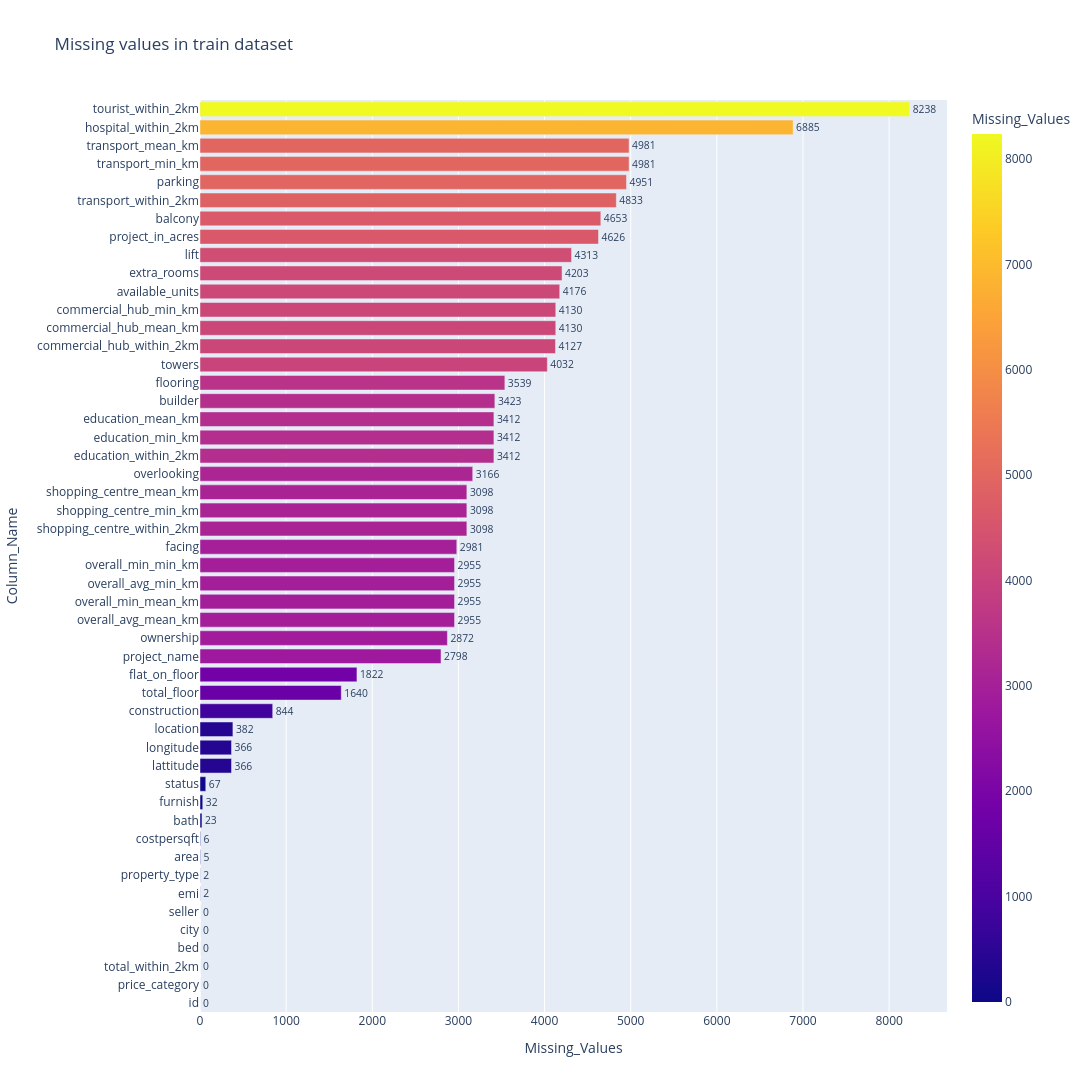

Notebook code cell kept with this figure:
### Code cell
fig = px.bar(temp_X_train.sort_values(by='Missing_Values'),x='Missing_Values',y='Column_Name',
             orientation='h',height=1500,width=1100,color='Missing_Values',text='Missing_Values',title='Missing values in train dataset')
fig.update_traces(textposition='outside')
fig.show()

### Figure 1 — Plotly figure (JSON) as saved in the notebook; plotly's stock layout.template omitted (floating-point values rounded to 4 significant figures)
{"data": [{"alignmentgroup": "True", "hovertemplate": "Missing_Values=%{marker.color}<br>Column_Name=%{y}<extra></extra>", "legendgroup": "", "marker": {"color": [0, 0, 0, 0, 0, 0, 2, 2, 5, 6, 23, 32, 67, 366, 366, 382, 844, 1640, 1822, 2798, 2872, 2955, 2955, 2955, 2955, 2981, 3098, 3098, 3098, 3166, 3412, 3412, 3412, 3423, 3539, 4032, 4127, 4130, 4130, 4176, 4203, 4313, 4626, 4653, 4833, 4951, 4981, 4981, 6885, 8238], "coloraxis": "coloraxis", "pattern": {"shape": ""}}, "name": "", "offsetgroup": "", "orientation": "h", "showlegend": false, "text": [0, 0, 0, 0, 0, 0, 2, 2, 5, 6, 23, 32, 67, 366, 366, 382, 844, 1640, 1822, 2798, 2872, 2955, 2955, 2955, 2955, 2981, 3098, 3098, 3098, 3166, 3412, 3412, 3412, 3423, 3539, 4032, 4127, 4130, 4130, 4176, 4203, 4313, 4626, 4653, 4833, 4951, 4981, 4981, 6885, 8238], "textposition": "outside", "type": "bar", "x": [0, 0, 0, 0, 0, 0, 2, 2, 5, 6, 23, 32, 67, 366, 366, 382, 844, 1640, 1822, 2798, 2872, 2955, 2955, 2955, 2955, 2981, 3098, 3098, 3098, 3166, 3412, 3412, 3412, 3423, 3539, 4032, 4127, 4130, 4130, 4176, 4203, 4313, 4626, 4653, 4833, 4951, 4981, 4981, 6885, 8238], "xaxis": "x", "y": ["id", "price_category", "total_within_2km", "bed", "city", "seller", "emi", "property_type", "area", "costpersqft", "bath", "furnish", "status", "lattitude", "longitude", "location", "construction", "total_floor", "flat_on_floor", "project_name", "ownership", "overall_avg_mean_km", "overall_min_mean_km", "overall_avg_min_km", "overall_min_min_km", "facing", "shopping_centre_within_2km", "shopping_centre_min_km", "shopping_centre_mean_km", "overlooking", "education_within_2km", "education_min_km", "education_mean_km", "builder", "flooring", "towers", "commercial_hub_within_2km", "commercial_hub_mean_km", "commercial_hub_min_km", "available_units", "extra_rooms", "lift", "project_in_acres", "balcony", "transport_within_2km", "parking", "transport_min_km", "transport_mean_km", "hospital_within_2km", "tourist_within_2km"], "yaxis": "y"}], "layout": {"barmode": "relative", "coloraxis": {"colorbar": {"title": {"text": "Missing_Values"}}, "colorscale": [[0, "#0d0887"], [0.1111, "#46039f"], [0.2222, "#7201a8"], [0.3333, "#9c179e"], [0.4444, "#bd3786"], [0.5556, "#d8576b"], [0.6667, "#ed7953"], [0.7778, "#fb9f3a"], [0.8889, "#fdca26"], [1, "#f0f921"]]}, "height": 1500, "legend": {"tracegroupgap": 0}, "title": {"text": "Missing values in train dataset"}, "width": 1100, "xaxis": {"anchor": "y", "autorange": true, "domain": [0, 1], "range": [0, 8672.0], "title": {"text": "Missing_Values"}, "type": "linear"}, "yaxis": {"anchor": "x", "autorange": true, "domain": [0, 1], "range": [-0.5, 49.5], "title": {"text": "Column_Name"}, "type": "category"}}}
